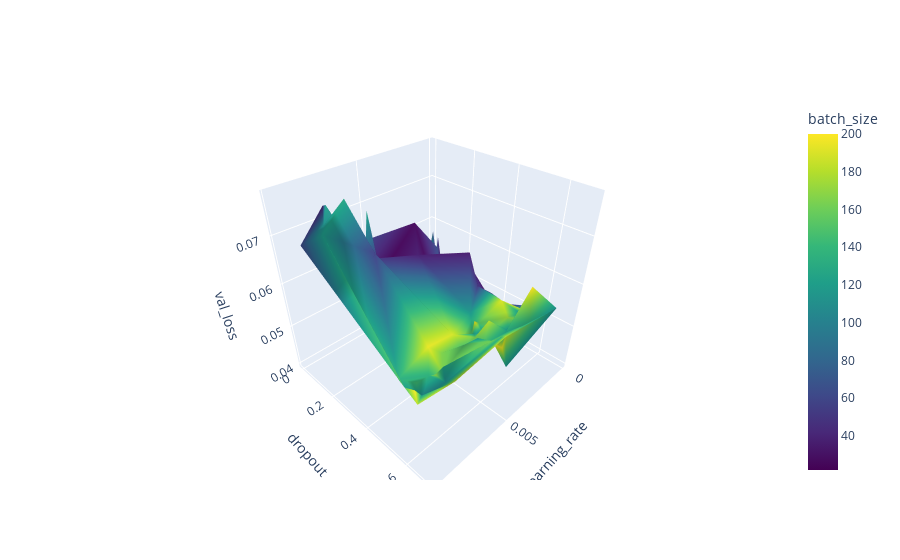

The code cell stored with this chart in its notebook:
### Code cell
import plotly.express as px 
import plotly.graph_objects as go 

fig = go.Figure()
fig.add_traces(
    go.Mesh3d(
        x=df['learning_rate'], y=df['dropout'], z=df['mean'], 
        opacity=1,
        intensity=df['batch_size'], colorbar_title='batch_size',
        colorscale='viridis', 
        )
    )
fig.add_traces(
    go.Scatter3d(
        x=min_df['learning_rate'], y=min_df['dropout'], z=min_df['mean'],
        marker=dict(size=6, color='red')
    )
)

fig.update_layout(
    scene=dict(
        xaxis_title='learning_rate',
        yaxis_title='dropout',
        zaxis_title='val_loss',
        # zaxis=dict(range=[0.02, 0.2])
        # xaxis=dict(range=[0, 0.01])
    )
)
fig.show()
